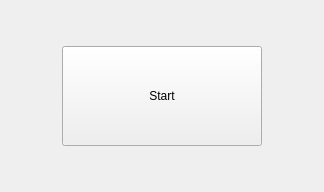
<?xml version="1.0" encoding="UTF-8"?>
<ui version="4.0">
 <class>local_guiDlg</class>
 <widget class="QWidget" name="local_guiDlg">
  <property name="geometry">
   <rect>
    <x>0</x>
    <y>0</y>
    <width>324</width>
    <height>192</height>
   </rect>
  </property>
  <property name="windowTitle">
   <string>Path follower Carrot</string>
  </property>
  <layout class="QVBoxLayout" name="verticalLayout">
   <item>
    <layout class="QHBoxLayout" name="horizontalLayout">
     <item>
      <spacer name="horizontalSpacer">
       <property name="orientation">
        <enum>Qt::Horizontal</enum>
       </property>
       <property name="sizeHint" stdset="0">
        <size>
         <width>40</width>
         <height>20</height>
        </size>
       </property>
      </spacer>
     </item>
     <item>
      <widget class="QPushButton" name="startButton">
       <property name="sizePolicy">
        <sizepolicy hsizetype="Maximum" vsizetype="Maximum">
         <horstretch>0</horstretch>
         <verstretch>0</verstretch>
        </sizepolicy>
       </property>
       <property name="minimumSize">
        <size>
         <width>200</width>
         <height>100</height>
        </size>
       </property>
       <property name="text">
        <string>Start</string>
       </property>
      </widget>
     </item>
     <item>
      <spacer name="horizontalSpacer_2">
       <property name="orientation">
        <enum>Qt::Horizontal</enum>
       </property>
       <property name="sizeHint" stdset="0">
        <size>
         <width>40</width>
         <height>20</height>
        </size>
       </property>
      </spacer>
     </item>
    </layout>
   </item>
  </layout>
 </widget>
 <resources/>
 <connections/>
</ui>
